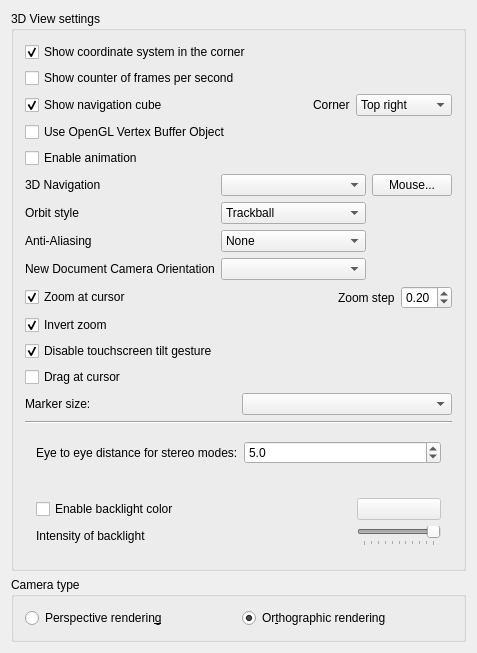
<?xml version="1.0" encoding="UTF-8"?>
<ui version="4.0">
 <class>Gui::Dialog::DlgSettings3DView</class>
 <widget class="QWidget" name="Gui::Dialog::DlgSettings3DView">
  <property name="geometry">
   <rect>
    <x>0</x>
    <y>0</y>
    <width>477</width>
    <height>630</height>
   </rect>
  </property>
  <property name="windowTitle">
   <string>3D View</string>
  </property>
  <layout class="QVBoxLayout" name="verticalLayout_2">
   <item>
    <widget class="QGroupBox" name="GroupBox12">
     <property name="title">
      <string>3D View settings</string>
     </property>
     <layout class="QVBoxLayout" name="verticalLayout">
      <item>
       <widget class="Gui::PrefCheckBox" name="CheckBox_CornerCoordSystem">
        <property name="text">
         <string>Show coordinate system in the corner</string>
        </property>
        <property name="checked">
         <bool>true</bool>
        </property>
        <property name="prefEntry" stdset="0">
         <cstring>CornerCoordSystem</cstring>
        </property>
        <property name="prefPath" stdset="0">
         <cstring>View</cstring>
        </property>
       </widget>
      </item>
      <item>
       <widget class="Gui::PrefCheckBox" name="CheckBox_ShowFPS">
        <property name="text">
         <string>Show counter of frames per second</string>
        </property>
        <property name="prefEntry" stdset="0">
         <cstring>ShowFPS</cstring>
        </property>
        <property name="prefPath" stdset="0">
         <cstring>View</cstring>
        </property>
       </widget>
      </item>
      <item>
       <layout class="QHBoxLayout">
        <item>
         <widget class="Gui::PrefCheckBox" name="CheckBox_NaviCube">
          <property name="text">
           <string>Show navigation cube</string>
          </property>
          <property name="checked">
           <bool>true</bool>
          </property>
          <property name="prefEntry" stdset="0">
           <cstring>ShowNaviCube</cstring>
          </property>
          <property name="prefPath" stdset="0">
           <cstring>View</cstring>
          </property>
         </widget>
        </item>
        <item>
         <spacer>
          <property name="orientation">
           <enum>Qt::Horizontal</enum>
          </property>
          <property name="sizeHint" stdset="0">
           <size>
            <width>40</width>
            <height>20</height>
           </size>
          </property>
         </spacer>
        </item>
        <item>
         <widget class="QLabel" name="cornerLabel">
          <property name="text">
           <string>Corner</string>
          </property>
         </widget>
        </item>
        <item>
         <widget class="QComboBox" name="naviCubeCorner">
          <property name="currentIndex">
           <number>1</number>
          </property>
          <item>
           <property name="text">
            <string>Top left</string>
           </property>
          </item>
          <item>
           <property name="text">
            <string>Top right</string>
           </property>
          </item>
          <item>
           <property name="text">
            <string>Bottom left</string>
           </property>
          </item>
          <item>
           <property name="text">
            <string>Bottom right</string>
           </property>
          </item>
         </widget>
        </item>
       </layout>
      </item>
      <item>
       <widget class="Gui::PrefCheckBox" name="CheckBox_useVBO">
        <property name="text">
         <string>Use OpenGL Vertex Buffer Object</string>
        </property>
        <property name="prefEntry" stdset="0">
         <cstring>UseVBO</cstring>
        </property>
        <property name="prefPath" stdset="0">
         <cstring>View</cstring>
        </property>
       </widget>
      </item>
      <item>
       <widget class="Gui::PrefCheckBox" name="CheckBox_UseAutoRotation">
        <property name="enabled">
         <bool>true</bool>
        </property>
        <property name="text">
         <string>Enable animation</string>
        </property>
        <property name="checked">
         <bool>false</bool>
        </property>
        <property name="prefEntry" stdset="0">
         <cstring>UseAutoRotation</cstring>
        </property>
        <property name="prefPath" stdset="0">
         <cstring>View</cstring>
        </property>
       </widget>
      </item>
      <item>
       <layout class="QGridLayout" name="gridLayout2">
        <item row="0" column="0">
         <widget class="QLabel" name="navigationLabel">
          <property name="text">
           <string>3D Navigation</string>
          </property>
         </widget>
        </item>
        <item row="0" column="1">
         <widget class="QComboBox" name="comboNavigationStyle">
          <property name="currentIndex">
           <number>-1</number>
          </property>
         </widget>
        </item>
        <item row="0" column="2">
         <widget class="QPushButton" name="mouseButton">
          <property name="sizePolicy">
           <sizepolicy hsizetype="Maximum" vsizetype="Fixed">
            <horstretch>0</horstretch>
            <verstretch>0</verstretch>
           </sizepolicy>
          </property>
          <property name="text">
           <string>Mouse...</string>
          </property>
         </widget>
        </item>
        <item row="1" column="0">
         <widget class="QLabel" name="orbitLabel">
          <property name="text">
           <string>Orbit style</string>
          </property>
         </widget>
        </item>
        <item row="1" column="1">
         <widget class="QComboBox" name="comboOrbitStyle">
          <property name="currentIndex">
           <number>1</number>
          </property>
          <item>
           <property name="text">
            <string>Turntable</string>
           </property>
          </item>
          <item>
           <property name="text">
            <string>Trackball</string>
           </property>
          </item>
         </widget>
        </item>
        <item row="2" column="0">
         <widget class="QLabel" name="aliasingLAbel">
          <property name="text">
           <string>Anti-Aliasing</string>
          </property>
         </widget>
        </item>
        <item row="2" column="1">
         <widget class="Gui::PrefComboBox" name="comboAliasing">
          <property name="prefEntry" stdset="0">
           <cstring>AntiAliasing</cstring>
          </property>
          <property name="prefPath" stdset="0">
           <cstring>View</cstring>
          </property>
          <item>
           <property name="text">
            <string>None</string>
           </property>
          </item>
          <item>
           <property name="text">
            <string>Line Smoothing</string>
           </property>
          </item>
          <item>
           <property name="text">
            <string>MSAA 2x</string>
           </property>
          </item>
          <item>
           <property name="text">
            <string>MSAA 4x</string>
           </property>
          </item>
          <item>
           <property name="text">
            <string>MSAA 8x</string>
           </property>
          </item>
         </widget>
        </item>
        <item row="3" column="0">
         <widget class="QLabel" name="newDocViewLabel">
          <property name="text">
           <string>New Document Camera Orientation</string>
          </property>
         </widget>
        </item>
        <item row="3" column="1">
         <widget class="QComboBox" name="comboNewDocView">
         </widget>
        </item>
       </layout>
      </item>
      <item>
       <layout class="QHBoxLayout" name="horizontalLayout">
        <item>
         <widget class="Gui::PrefCheckBox" name="checkBoxZoomAtCursor">
          <property name="text">
           <string>Zoom at cursor</string>
          </property>
          <property name="checked">
           <bool>true</bool>
          </property>
          <property name="prefEntry" stdset="0">
           <cstring>ZoomAtCursor</cstring>
          </property>
          <property name="prefPath" stdset="0">
           <cstring>View</cstring>
          </property>
         </widget>
        </item>
        <item>
         <spacer name="horizontalSpacer">
          <property name="orientation">
           <enum>Qt::Horizontal</enum>
          </property>
          <property name="sizeHint" stdset="0">
           <size>
            <width>40</width>
            <height>20</height>
           </size>
          </property>
         </spacer>
        </item>
        <item>
         <widget class="QLabel" name="label">
          <property name="text">
           <string>Zoom step</string>
          </property>
         </widget>
        </item>
        <item>
         <widget class="Gui::PrefDoubleSpinBox" name="spinBoxZoomStep">
          <property name="minimum">
           <double>0.010000000000000</double>
          </property>
          <property name="maximum">
           <double>1.000000000000000</double>
          </property>
          <property name="singleStep">
           <double>0.050000000000000</double>
          </property>
          <property name="value">
           <double>0.200000000000000</double>
          </property>
          <property name="prefEntry" stdset="0">
           <cstring>ZoomStep</cstring>
          </property>
          <property name="prefPath" stdset="0">
           <cstring>View</cstring>
          </property>
         </widget>
        </item>
       </layout>
      </item>
      <item>
       <widget class="Gui::PrefCheckBox" name="checkBoxInvertZoom">
        <property name="text">
         <string>Invert zoom</string>
        </property>
        <property name="checked">
         <bool>true</bool>
        </property>
        <property name="prefEntry" stdset="0">
         <cstring>InvertZoom</cstring>
        </property>
        <property name="prefPath" stdset="0">
         <cstring>View</cstring>
        </property>
       </widget>
      </item>
      <item>
       <widget class="Gui::PrefCheckBox" name="checkBoxDisableTilt">
        <property name="toolTip">
         <string>Prevents view tilting when pinch-zooming. Affects only Gesture nav. style. Mouse tilting is not disabled by this setting.</string>
        </property>
        <property name="text">
         <string>Disable touchscreen tilt gesture</string>
        </property>
        <property name="checked">
         <bool>true</bool>
        </property>
        <property name="prefEntry" stdset="0">
         <cstring>DisableTouchTilt</cstring>
        </property>
        <property name="prefPath" stdset="0">
         <cstring>View</cstring>
        </property>
       </widget>
      </item>
      <item>
       <widget class="Gui::PrefCheckBox" name="checkBoxDragAtCursor">
        <property name="text">
         <string>Drag at cursor</string>
        </property>
        <property name="checked">
         <bool>false</bool>
        </property>
        <property name="prefEntry" stdset="0">
         <cstring>DragAtCursor</cstring>
        </property>
        <property name="prefPath" stdset="0">
         <cstring>View</cstring>
        </property>
       </widget>
      </item>
      <item>
       <layout class="QHBoxLayout">
        <property name="spacing">
         <number>6</number>
        </property>
        <property name="leftMargin">
         <number>0</number>
        </property>
        <property name="topMargin">
         <number>0</number>
        </property>
        <property name="rightMargin">
         <number>0</number>
        </property>
        <property name="bottomMargin">
         <number>0</number>
        </property>
        <item>
         <widget class="QLabel" name="markerSizeLabel">
          <property name="text">
           <string>Marker size:</string>
          </property>
         </widget>
        </item>
        <item>
         <widget class="QComboBox" name="boxMarkerSize"/>
        </item>
       </layout>
      </item>
      <item>
       <widget class="Line" name="line1">
        <property name="frameShape">
         <enum>QFrame::HLine</enum>
        </property>
        <property name="frameShadow">
         <enum>QFrame::Sunken</enum>
        </property>
        <property name="orientation">
         <enum>Qt::Horizontal</enum>
        </property>
       </widget>
      </item>
      <item>
       <layout class="QHBoxLayout" name="eyedistanceLayout">
        <property name="spacing">
         <number>6</number>
        </property>
        <property name="leftMargin">
         <number>11</number>
        </property>
        <property name="topMargin">
         <number>11</number>
        </property>
        <property name="rightMargin">
         <number>11</number>
        </property>
        <property name="bottomMargin">
         <number>11</number>
        </property>
        <item>
         <widget class="QLabel" name="textLabel1">
          <property name="text">
           <string>Eye to eye distance for stereo modes:</string>
          </property>
         </widget>
        </item>
        <item>
         <widget class="Gui::PrefDoubleSpinBox" name="FloatSpinBox_EyeDistance">
          <property name="decimals">
           <number>1</number>
          </property>
          <property name="minimum">
           <double>0.100000000000000</double>
          </property>
          <property name="maximum">
           <double>1000.000000000000000</double>
          </property>
          <property name="singleStep">
           <double>2.000000000000000</double>
          </property>
          <property name="value">
           <double>5.000000000000000</double>
          </property>
          <property name="prefEntry" stdset="0">
           <cstring>EyeDistance</cstring>
          </property>
          <property name="prefPath" stdset="0">
           <cstring>View</cstring>
          </property>
         </widget>
        </item>
       </layout>
      </item>
      <item>
       <widget class="QFrame" name="frame">
        <property name="frameShape">
         <enum>QFrame::StyledPanel</enum>
        </property>
        <property name="frameShadow">
         <enum>QFrame::Raised</enum>
        </property>
       </widget>
      </item>
      <item>
       <layout class="QGridLayout" name="backlightLayout">
        <property name="leftMargin">
         <number>11</number>
        </property>
        <property name="topMargin">
         <number>11</number>
        </property>
        <property name="rightMargin">
         <number>11</number>
        </property>
        <property name="bottomMargin">
         <number>11</number>
        </property>
        <property name="spacing">
         <number>6</number>
        </property>
        <item row="1" column="1">
         <widget class="Gui::PrefSlider" name="sliderIntensity">
          <property name="enabled">
           <bool>false</bool>
          </property>
          <property name="sizePolicy">
           <sizepolicy hsizetype="Fixed" vsizetype="Fixed">
            <horstretch>0</horstretch>
            <verstretch>0</verstretch>
           </sizepolicy>
          </property>
          <property name="maximum">
           <number>100</number>
          </property>
          <property name="singleStep">
           <number>1</number>
          </property>
          <property name="value">
           <number>100</number>
          </property>
          <property name="orientation">
           <enum>Qt::Horizontal</enum>
          </property>
          <property name="tickPosition">
           <enum>QSlider::TicksBelow</enum>
          </property>
          <property name="tickInterval">
           <number>10</number>
          </property>
          <property name="prefEntry" stdset="0">
           <cstring>BacklightIntensity</cstring>
          </property>
          <property name="prefPath" stdset="0">
           <cstring>View</cstring>
          </property>
         </widget>
        </item>
        <item row="0" column="1">
         <widget class="Gui::PrefColorButton" name="backlightColor">
          <property name="enabled">
           <bool>false</bool>
          </property>
          <property name="color" stdset="0">
           <color>
            <red>255</red>
            <green>255</green>
            <blue>255</blue>
           </color>
          </property>
          <property name="prefEntry" stdset="0">
           <cstring>BacklightColor</cstring>
          </property>
          <property name="prefPath" stdset="0">
           <cstring>View</cstring>
          </property>
         </widget>
        </item>
        <item row="1" column="0">
         <widget class="QLabel" name="backlightLabel">
          <property name="text">
           <string>Intensity of backlight</string>
          </property>
         </widget>
        </item>
        <item row="0" column="0">
         <widget class="Gui::PrefCheckBox" name="checkBoxBacklight">
          <property name="text">
           <string>Enable backlight color</string>
          </property>
          <property name="prefEntry" stdset="0">
           <cstring>EnableBacklight</cstring>
          </property>
          <property name="prefPath" stdset="0">
           <cstring>View</cstring>
          </property>
         </widget>
        </item>
       </layout>
      </item>
     </layout>
    </widget>
   </item>
   <item>
    <widget class="QGroupBox" name="groupBoxCamera">
     <property name="title">
      <string>Camera type</string>
     </property>
     <layout class="QGridLayout" name="gridLayout1">
      <property name="leftMargin">
       <number>11</number>
      </property>
      <property name="topMargin">
       <number>11</number>
      </property>
      <property name="rightMargin">
       <number>11</number>
      </property>
      <property name="bottomMargin">
       <number>11</number>
      </property>
      <property name="spacing">
       <number>6</number>
      </property>
      <item row="0" column="1">
       <widget class="Gui::PrefRadioButton" name="radioOrthographic">
        <property name="text">
         <string>Or&amp;thographic rendering</string>
        </property>
        <property name="checked">
         <bool>true</bool>
        </property>
        <property name="prefEntry" stdset="0">
         <cstring>Orthographic</cstring>
        </property>
        <property name="prefPath" stdset="0">
         <cstring>View</cstring>
        </property>
       </widget>
      </item>
      <item row="0" column="0">
       <widget class="Gui::PrefRadioButton" name="radioPerspective">
        <property name="text">
         <string>Perspective renderin&amp;g</string>
        </property>
        <property name="prefEntry" stdset="0">
         <cstring>Perspective</cstring>
        </property>
        <property name="prefPath" stdset="0">
         <cstring>View</cstring>
        </property>
       </widget>
      </item>
     </layout>
    </widget>
   </item>
   <item>
    <spacer>
     <property name="orientation">
      <enum>Qt::Vertical</enum>
     </property>
     <property name="sizeHint" stdset="0">
      <size>
       <width>455</width>
       <height>16</height>
      </size>
     </property>
    </spacer>
   </item>
  </layout>
 </widget>
 <layoutdefault spacing="6" margin="11"/>
 <customwidgets>
  <customwidget>
   <class>Gui::ColorButton</class>
   <extends>QPushButton</extends>
   <header>Gui/Widgets.h</header>
  </customwidget>
  <customwidget>
   <class>Gui::PrefCheckBox</class>
   <extends>QCheckBox</extends>
   <header>Gui/PrefWidgets.h</header>
  </customwidget>
  <customwidget>
   <class>Gui::PrefRadioButton</class>
   <extends>QRadioButton</extends>
   <header>Gui/PrefWidgets.h</header>
  </customwidget>
  <customwidget>
   <class>Gui::PrefComboBox</class>
   <extends>QComboBox</extends>
   <header>Gui/PrefWidgets.h</header>
  </customwidget>
  <customwidget>
   <class>Gui::PrefColorButton</class>
   <extends>Gui::ColorButton</extends>
   <header>Gui/PrefWidgets.h</header>
  </customwidget>
  <customwidget>
   <class>Gui::PrefSlider</class>
   <extends>QSlider</extends>
   <header>Gui/PrefWidgets.h</header>
  </customwidget>
  <customwidget>
   <class>Gui::PrefDoubleSpinBox</class>
   <extends>QDoubleSpinBox</extends>
   <header>Gui/PrefWidgets.h</header>
  </customwidget>
 </customwidgets>
 <tabstops>
  <tabstop>CheckBox_CornerCoordSystem</tabstop>
  <tabstop>CheckBox_ShowFPS</tabstop>
  <tabstop>CheckBox_NaviCube</tabstop>
  <tabstop>CheckBox_useVBO</tabstop>
  <tabstop>CheckBox_UseAutoRotation</tabstop>
  <tabstop>comboNavigationStyle</tabstop>
  <tabstop>mouseButton</tabstop>
  <tabstop>comboOrbitStyle</tabstop>
  <tabstop>comboNewDocView</tabstop>
  <tabstop>checkBoxZoomAtCursor</tabstop>
  <tabstop>spinBoxZoomStep</tabstop>
  <tabstop>checkBoxInvertZoom</tabstop>
  <tabstop>checkBoxDragAtCursor</tabstop>
  <tabstop>FloatSpinBox_EyeDistance</tabstop>
  <tabstop>checkBoxBacklight</tabstop>
  <tabstop>backlightColor</tabstop>
  <tabstop>sliderIntensity</tabstop>
  <tabstop>radioPerspective</tabstop>
  <tabstop>radioOrthographic</tabstop>
 </tabstops>
 <resources/>
 <connections>
  <connection>
   <sender>checkBoxBacklight</sender>
   <signal>toggled(bool)</signal>
   <receiver>backlightColor</receiver>
   <slot>setEnabled(bool)</slot>
   <hints>
    <hint type="sourcelabel">
     <x>161</x>
     <y>227</y>
    </hint>
    <hint type="destinationlabel">
     <x>290</x>
     <y>224</y>
    </hint>
   </hints>
  </connection>
  <connection>
   <sender>checkBoxBacklight</sender>
   <signal>toggled(bool)</signal>
   <receiver>sliderIntensity</receiver>
   <slot>setEnabled(bool)</slot>
   <hints>
    <hint type="sourcelabel">
     <x>92</x>
     <y>235</y>
    </hint>
    <hint type="destinationlabel">
     <x>293</x>
     <y>256</y>
    </hint>
   </hints>
  </connection>
 </connections>
</ui>
